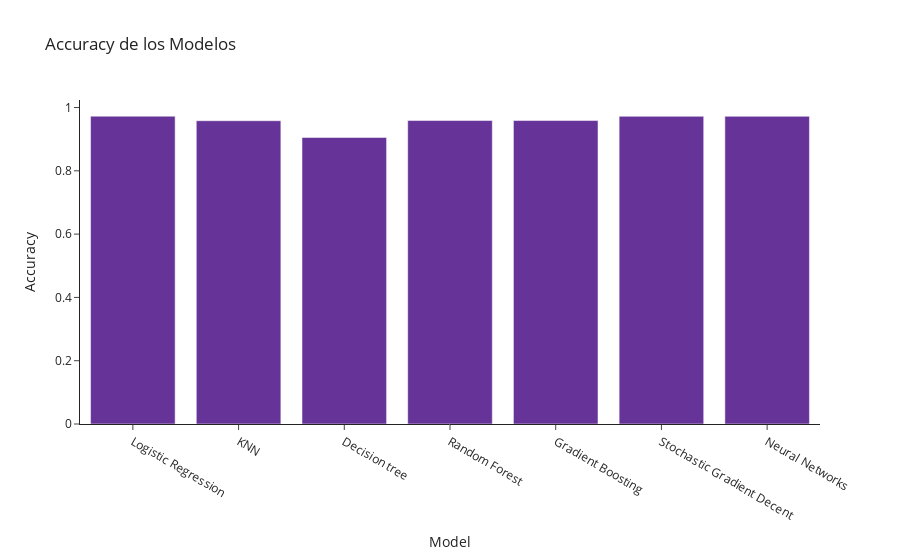

Write notebook code for a chart like this one.
### Code cell
fig = px.bar (models, x="Model",
             y="Accuracy",
             template="simple_white",
             color_discrete_sequence=["RebeccaPurple","blue"],
             title="Accuracy de los Modelos")
fig.show()

### Figure 1 — Plotly figure (JSON) as saved in the notebook; plotly's stock layout.template omitted (floating-point values rounded to 4 significant figures)
{"data": [{"alignmentgroup": "True", "hovertemplate": "Model=%{x}<br>Accuracy=%{y}<extra></extra>", "legendgroup": "", "marker": {"color": "RebeccaPurple", "pattern": {"shape": ""}}, "name": "", "offsetgroup": "", "orientation": "v", "showlegend": false, "textposition": "auto", "type": "bar", "x": ["Logistic Regression", "KNN", "Decision tree", "Random Forest", "Gradient Boosting", "Stochastic Gradient Decent", "Neural Networks"], "xaxis": "x", "y": [0.9726, 0.9583, 0.9054, 0.9589, 0.9589, 0.9722, 0.9722], "yaxis": "y"}], "layout": {"barmode": "relative", "legend": {"tracegroupgap": 0}, "title": {"text": "Accuracy de los Modelos"}, "xaxis": {"anchor": "y", "domain": [0, 1], "title": {"text": "Model"}}, "yaxis": {"anchor": "x", "domain": [0, 1], "title": {"text": "Accuracy"}}}}
